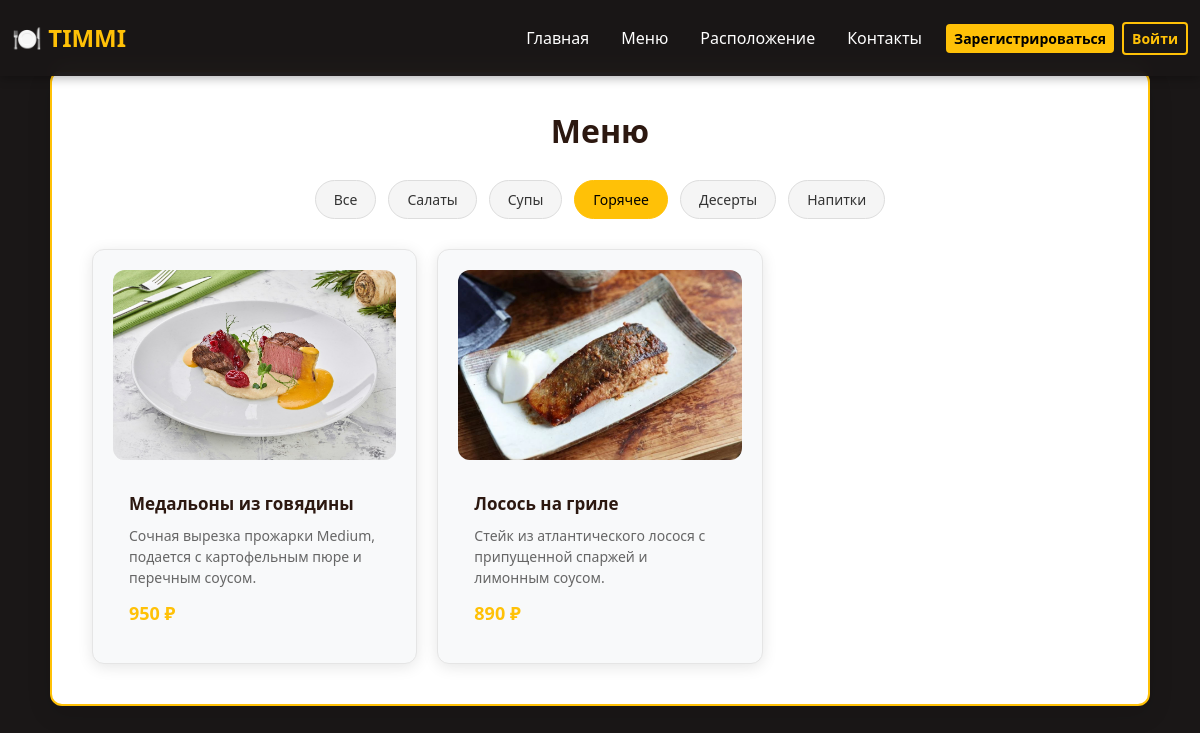
/menu?category=mains, run on the app's committed database.
### data/dishes.py (models this page shows, shortened)
class Dish(SqlAlchemyBase, UserMixin, SerializerMixin):
    __tablename__ = 'dishes'
    id = sqlalchemy.Column(sqlalchemy.Integer,
                           primary_key=True, autoincrement=True)
    name = sqlalchemy.Column(sqlalchemy.String, nullable=True)
    description = sqlalchemy.Column(sqlalchemy.String, nullable=True)
    price = sqlalchemy.Column(sqlalchemy.Integer,
                              index=True, unique=True, nullable=True)
    image = sqlalchemy.Column(sqlalchemy.String)
    category = sqlalchemy.Column(sqlalchemy.String)

### main.py (the view)
@app.route('/menu')
def menu():
    CATEGORIES = {
        'all': 'Все',
        'salads': 'Салаты',
        'soups': 'Супы',
        'mains': 'Горячее',
        'desserts': 'Десерты',
        'drinks': 'Напитки'
    }
    current_category = request.args.get('category', 'all')
    db_sess = db_session.create_session()
    if current_category == 'all':
        dishes = db_sess.query(Dish).all()
    else:
        dishes = db_sess.query(Dish).filter(Dish.category == current_category).all()
    menu_data = {
        'title': 'Меню',
        'dishes': dishes,
        'categories': CATEGORIES,
        'current_category': current_category
    }
    return render_template('menu.html', menu=menu_data)

### data/db_session.py (called while the page is built)
def create_session() -> Session:
    global __factory
    return __factory()

### templates/menu.html (shortened to what this page needs)
{% extends "base.html" %}
{% block content %}
<div class="menu-container">
    <h1>{{ menu.title }}</h1>
    <div class="category-filters">
        {% for cat_id, cat_name in menu.categories.items() %}
            <a href="{{ url_for('menu', category=cat_id) }}"
               class="filter-btn {% if menu.current_category == cat_id %}active{% endif %}">
                {{ cat_name }}
            </a>
        {% endfor %}
    </div>
    {% if menu.dishes %}
        <div class="menu-grid">
            {% for dish in menu.dishes %}
                <div class="menu-item">
                    <div class="menu-item-image">
                        {% if dish.image and dish.image != 'default.jpg' %}
                            <img src="{{ url_for('static', filename='img/' + dish.image) }}" alt="{{ dish.name }}">
                        {% else %}
                            <img src="{{ url_for('static', filename='img/default.jpg') }}" alt="{{ dish.name }}">
                        {% endif %}
                    </div>
                    <div class="menu-item-content">
                        <div class="menu-item-name">{{ dish.name }}</div>
                        <div class="menu-item-description">{{ dish.description }}</div>
                        <div class="menu-item-price">{{ dish.price }} ₽</div>
                    </div>
                </div>
            {% endfor %}
        </div>
    {% else %}
        <div class="empty-message">
            В этой категории пока нет блюд
        </div>
    {% endif %}
</div>
{% endblock %}

### data on the page
Dish: image (picture), name "Медальоны из говядины", description "Сочная вырезка прожарки Medium, подается с картофельным пюре и перечным соусом.", price "950"
Dish: image (picture), name "Лосось на гриле", description "Стейк из атлантического лосося с припущенной спаржей и лимонным соусом.", price "890"

### other printed values
{{ menu.title }} "Меню"
{{ cat_name }} "Все" "Салаты" "Супы" "Горячее" "Десерты" "Напитки"
